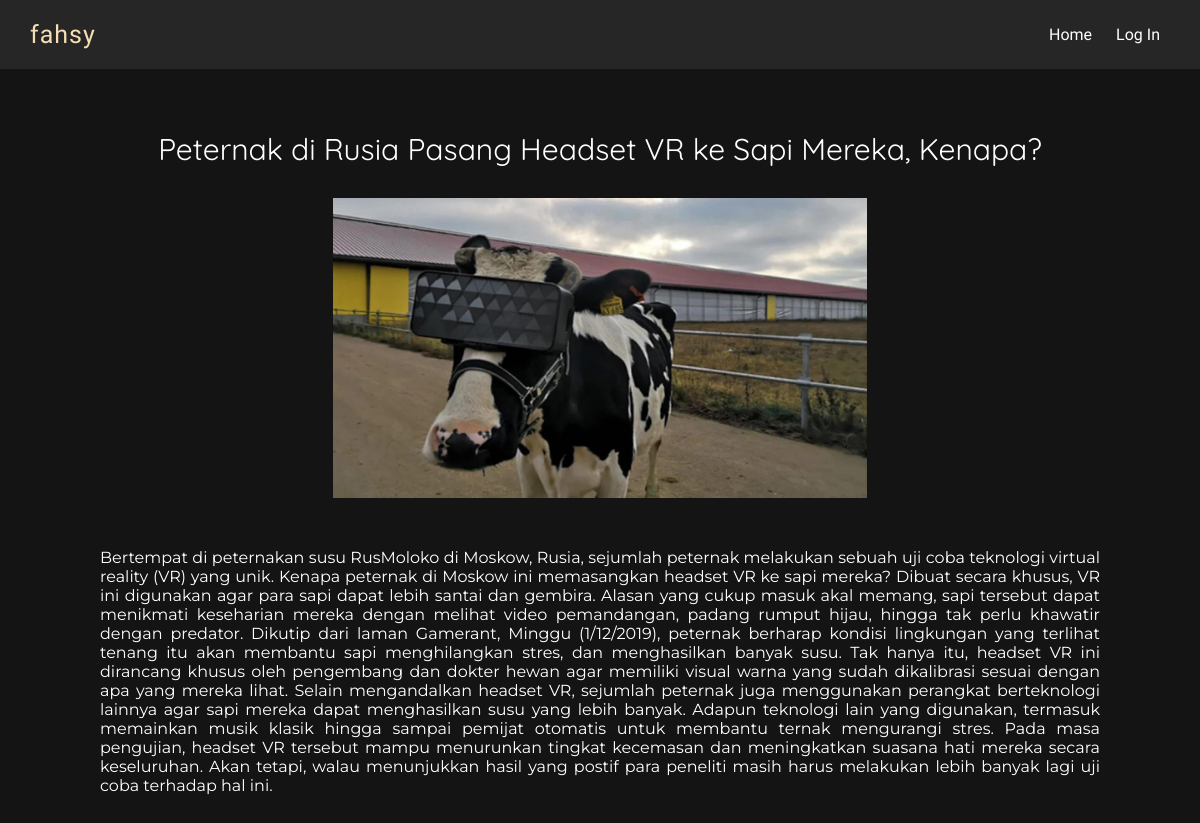
The app's page /detail.php?id=7 with its own data.
### tables this page shows
CREATE TABLE `post` (
  `id` int(11) NOT NULL,
  `title` varchar(100) NOT NULL,
  `date` varchar(50) NOT NULL,
  `content` text NOT NULL,
  `imageurl` varchar(150) NOT NULL,
  `id_author` int(11) NOT NULL,
  `status` int(1) NOT NULL
);

### detail.php (the view, shortened to what this page needs)
<?php
    require('db/dbconfig.php');
    $log = 'Log In';
    $post_id = $_GET['id'];
    $data = mysqli_query($mysqli,"select * from post where id='$post_id'");
    $res = mysqli_fetch_assoc($data);
?>
<html lang="en">
<head>
    <link rel="stylesheet" href="style/nav.css">
    <link rel="stylesheet" href="style/detail.css">
</head>
<body>
    <nav>
        <div class="nav__logo">
            <p>fahsy</p>
        </div>
        <div class="nav__link">
            <a href="index.php">Home</a>
            <a href="login.php"><?= $log ?></a>
        </div>
    </nav>
    <div class="content">
        <div class="content__title">
            <p class="content__title--modifier"><?= $res['title'] ?></p>
        </div>
        <div class="content__image">
            <img src="<?= $res['imageurl'] ?>" alt="" class="image">
        </div>
        <div class="content__content">
            <p class="content__content--modifier"><?= $res['content'] ?></p>
        </div>
    </div>
</body>
</html>

### style/nav.css (style rules this page uses)
* { padding: 0; margin: 0; box-sizing: border-box; }
nav { width: 100%; height: auto; background-color: #262626; display: flex; justify-content: space-between; padding: 20px 30px; align-items: center; position: fixed; }
.nav__logo { color: wheat; font-family: 'Comic Neue', cursive; font-size: 25px; letter-spacing: 1px; }
.nav__link { cursor: default; }
a { margin: 0px 10px; font-family: 'Comic Neue', cursive; color: white; text-decoration: none; }

### style/detail.css (style rules this page uses)
* { margin: 0; padding: 0; box-sizing: border-box; }
body { background-color: #141414; }
.content { max-width: 1000px; padding: 100px 0px 0px 0px; margin: 0 auto; }
.content__title { width: 100%; text-align: center; padding: 30px 0px; }
.content__title--modifier { font-family: 'Quicksand', sans-serif; color: white; font-size: 30px; }
.content__image { max-width: min-content; height: min-content; margin: 0 auto; }
.image { height: 300px; }
.content__content { width: 100%; text-align: justify; }
.content__content--modifier { font-family: 'Montserrat', sans-serif; color: white; padding: 50px 0px; }

### records on screen
post: title "Peternak di Rusia Pasang Headset VR ke Sapi Mereka, Kenapa?", imageurl (picture), content "Bertempat di peternakan susu RusMoloko di Moskow, Rusia, sejumlah peternak melakukan sebuah uji coba teknologi virtual reality (VR) yang unik. Kenapa peternak di Moskow ini memasangkan headset VR ke sapi mereka? Dibuat secara khusus, VR ini digunakan agar para sapi dapat lebih santai dan gembira. Alasan yang cukup masuk akal memang, sapi tersebut dapat menikmati keseharian mereka dengan melihat video pemandangan, padang rumput hijau, hingga tak perlu khawatir dengan predator. Dikutip dari laman Gamerant, Minggu (1/12/2019), peternak berharap kondisi lingkungan yang terlihat tenang itu akan membantu sapi menghilangkan stres, dan menghasilkan banyak susu. Tak hanya itu, headset VR ini…"

### other values on screen
$log "Log In"
